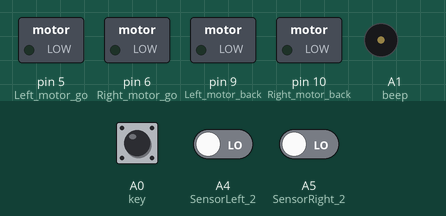
This sketch was run on a simulated Arduino Uno, built with avr-gcc and run on an emulated ATmega328P. Shown: switched loads named in the sketch (green lamp = pin HIGH), buzzer (waves = sounding, pin HIGH). Dashed ring = blinking. The inputs (shaded band) are chosen by the test bench; at power-on: A0 (key) LOW, A4 (SensorLeft_2) LOW, A5 (SensorRight_2) LOW.

Above: at 1.2 s.
1.3 s: A0 (key) pulled HIGH for 0.15 s
At 1.65 s:
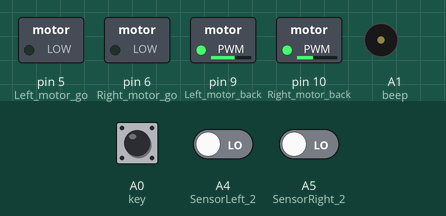
At 2.05 s:
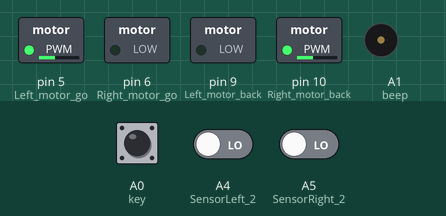
4.3 s: A4 (SensorLeft_2) driven HIGH
Timing chart, 0 to 4.8 s (numbered marks = the images above; inputs shaded):
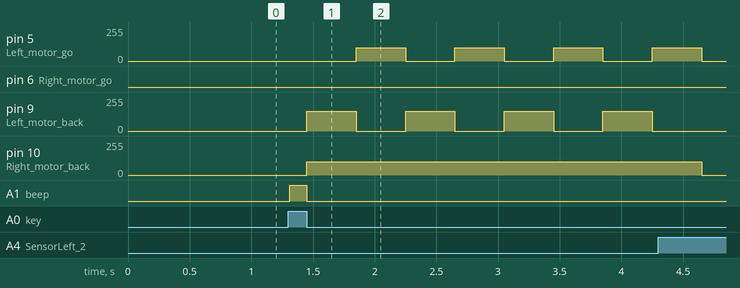

The sketch:

avoid3.ino
```cpp
//============================yahboom===========================
//   Intelligent car infrared obstacle avoidance experiment3(Obstacle avoidance with backdrop)
//===============================================================

int Left_motor_back=9;     //(IN1)
int Left_motor_go=5;       //(IN2)
int Right_motor_go=6;      //(IN3)
int Right_motor_back=10;   //(IN4)

int key=A0;//Define the key A0 interface
int beep=A1;//Define the buzzer A1 interface

const int SensorRight = A2;   	//Right tracking infrared sensor(P3.2 OUT1)
const int SensorLeft = A3;     	//Left tracking infrared sensor(P3.3 OUT2)

const int SensorLeft_2 = A4;     //Left infrared sensor(P3.4 OUT3)
const int SensorRight_2 = A5;    //Right infrared sensor(P3.5 OUT4)

int SL;      //Left tracking infrared sensor state
int SR;      //Right tracking infrared sensor state
int SL_2;    //Left infrared sensor state
int SR_2;    //Right infrared sensor state

void setup()
{
  //Initialize the motor drive IO for output mode
  pinMode(Left_motor_go,OUTPUT); // PIN 5 (PWM)
  pinMode(Left_motor_back,OUTPUT); // PIN 9 (PWM)
  pinMode(Right_motor_go,OUTPUT);// PIN 6 (PWM)
  pinMode(Right_motor_back,OUTPUT);// PIN 10 (PWM)
  pinMode(key,INPUT);//Define the key interface for the input interface
  pinMode(beep,OUTPUT);
  pinMode(SensorRight, INPUT);   //Define Right tracking infrared sensor for the input interface
  pinMode(SensorLeft, INPUT);    //Define left tracking infrared sensor for the input interface
  pinMode(SensorRight_2, INPUT); //Define right infrared sensor for the input interface
  pinMode(SensorLeft_2, INPUT);  //Define left infrared sensor for the input interface
}
//=======================The basic action of car=========================
//void run(int time)
void run()
{
  digitalWrite(Right_motor_go,HIGH);  //right motor go
  digitalWrite(Right_motor_back,LOW);
  analogWrite(Right_motor_go,100);//PWM ratio 0~255 speed control,
                                 //the difference of left and right wheel slightly increase or decrease
  analogWrite(Right_motor_back,0);
  digitalWrite(Left_motor_go,HIGH);  // left motor go
  digitalWrite(Left_motor_back,LOW);
  analogWrite(Left_motor_go,100);//PWM ratio 0~255 speed control,
                                 //the difference of left and right wheel slightly increase or decrease
  analogWrite(Left_motor_back,0);
  //delay(time * 100);    //execution time, can be adjusted
}

void brake(int time)
{
  digitalWrite(Right_motor_go,LOW);
  digitalWrite(Right_motor_back,LOW);
  digitalWrite(Left_motor_go,LOW);
  digitalWrite(Left_motor_back,LOW);
  delay(time * 100);//execution time, can be adjusted
}

//void left(int time)
void left()         //turn left(left wheel stop,right wheel go)
{
  digitalWrite(Right_motor_go,HIGH);	//right motor go
  digitalWrite(Right_motor_back,LOW);
  analogWrite(Right_motor_go,100);
  analogWrite(Right_motor_back,0);     //PWM ratio 0~255 speed control
  digitalWrite(Left_motor_go,LOW);
  digitalWrite(Left_motor_back,LOW);
  analogWrite(Left_motor_go,0);
  analogWrite(Left_motor_back,0);     //PWM ratio 0~255 speed control
  //delay(time * 100);	//execution time, can be adjusted
}

void spin_left(int time)         //left rotation(left wheel back，right wheel go)
{
  digitalWrite(Right_motor_go,HIGH);	//right motor go
  digitalWrite(Right_motor_back,LOW);
  analogWrite(Right_motor_go,100);
  analogWrite(Right_motor_back,0);     //PWM ratio 0~255 speed control
  digitalWrite(Left_motor_go,LOW);     //left motor back
  digitalWrite(Left_motor_back,HIGH);
  analogWrite(Left_motor_go,0);
  analogWrite(Left_motor_back,100);   //PWM ratio 0~255 speed control
  delay(time * 100);	//execution time, can be adjusted
}

//void right(int time)
void right()        //turn right (right wheel stop,left wheel go)
{
  digitalWrite(Right_motor_go,LOW);
  digitalWrite(Right_motor_back,LOW);
  analogWrite(Right_motor_go,0);
  analogWrite(Right_motor_back,0);  //PWM ratio 0~255 speed control
  digitalWrite(Left_motor_go,HIGH); //left motor go
  digitalWrite(Left_motor_back,LOW);
  analogWrite(Left_motor_go,100);
  analogWrite(Left_motor_back,0);   //PWM ratio 0~255 speed control
  //delay(time * 100);	 //execution time, can be adjusted
}

void spin_right(int time)        //right rotation(right wheel back,left wheel go)
{
  digitalWrite(Right_motor_go,LOW);
  digitalWrite(Right_motor_back,HIGH); //right motor back
  analogWrite(Right_motor_go,0);
  analogWrite(Right_motor_back,100);   //PWM ratio 0~255 speed control
  digitalWrite(Left_motor_go,HIGH);    //left motor go
  digitalWrite(Left_motor_back,LOW);
  analogWrite(Left_motor_go,100);
  analogWrite(Left_motor_back,0);     //PWM ratio 0~255 speed control
  delay(time * 100);	//execution time, can be adjusted
}

void back(int time)
{
  digitalWrite(Right_motor_go,LOW);  //right motor back
  digitalWrite(Right_motor_back,HIGH);
  analogWrite(Right_motor_go,0);
  analogWrite(Right_motor_back,100); //PWM ratio 0~255 speed control
  digitalWrite(Left_motor_go,LOW);   //left motor back
  digitalWrite(Left_motor_back,HIGH);
  analogWrite(Left_motor_go,0);
  analogWrite(Left_motor_back,150);  //PWM ratio 0~255 speed control
  delay(time * 100);     //execution time, can be adjusted
}
//==========================================================

void keysacn()
{
  int val;
  val=digitalRead(key);//Read the value of the  port 7 level to the val
  while(!digitalRead(key))//When the key is not pressed, circulate all the time
  {
    val=digitalRead(key);//This sentence can be omitted and the circulate can run away.
  }
  while(digitalRead(key))//This sentence can be omitted and the circulate can run away.
  {
    delay(10);
    val=digitalRead(key);//Read the value of the port 7 level to the val
    if(val==HIGH)  //Judge whether the key is pressed again
    {
      digitalWrite(beep,HIGH);		//buzzer sound
      while(!digitalRead(key))	        //Judge whether the key isreleased
        digitalWrite(beep,LOW);		//buzzer no sound
    }
    else
      digitalWrite(beep,LOW);          //buzzer no sound
  }
}

void loop()
{
  keysacn();	   //Call key scan function
  while(1)
  {
    //There is a signal is LOW , no signal is HIGH
    SR_2 = digitalRead(SensorRight_2);
    SL_2 = digitalRead(SensorLeft_2);
    if (SL_2 == HIGH&&SR_2==HIGH)
      run();   //Call run function
    else if (SL_2 == HIGH & SR_2 == LOW)
    //There is an obstacle on the right,return signal,turn left.
        left();
    else if (SR_2 == HIGH & SL_2 == LOW)
    //There is an obstacle on the left,return signal,turn right
      right();
    else // There are obstacles on both sides , back
    {
      back(4.5);
      spin_right(4.5);//right retation，adjust direction
    }
  }
}
```

Measured:
- after the input at 1.3 s, pin 5 (Left_motor_go): alternates 100/255 for 0.40 s and 0/255 for 0.40 s, starting after 0.55 s; pin 9 (Left_motor_back): alternates 150/255 for 0.40 s and 0/255 for 0.40 s, starting after 0.15 s; pin 10 (Right_motor_back): 0/255 → 100/255 after 0.15 s; A1 (beep): LOW → HIGH at once, → LOW 0.14 s later
- after the input at 4.3 s, pin 9 (Left_motor_back): stays 0/255 (without the input it goes to 150/255 after 0.35 s); pin 10 (Right_motor_back): 100/255 → 0/255 after 0.35 s
